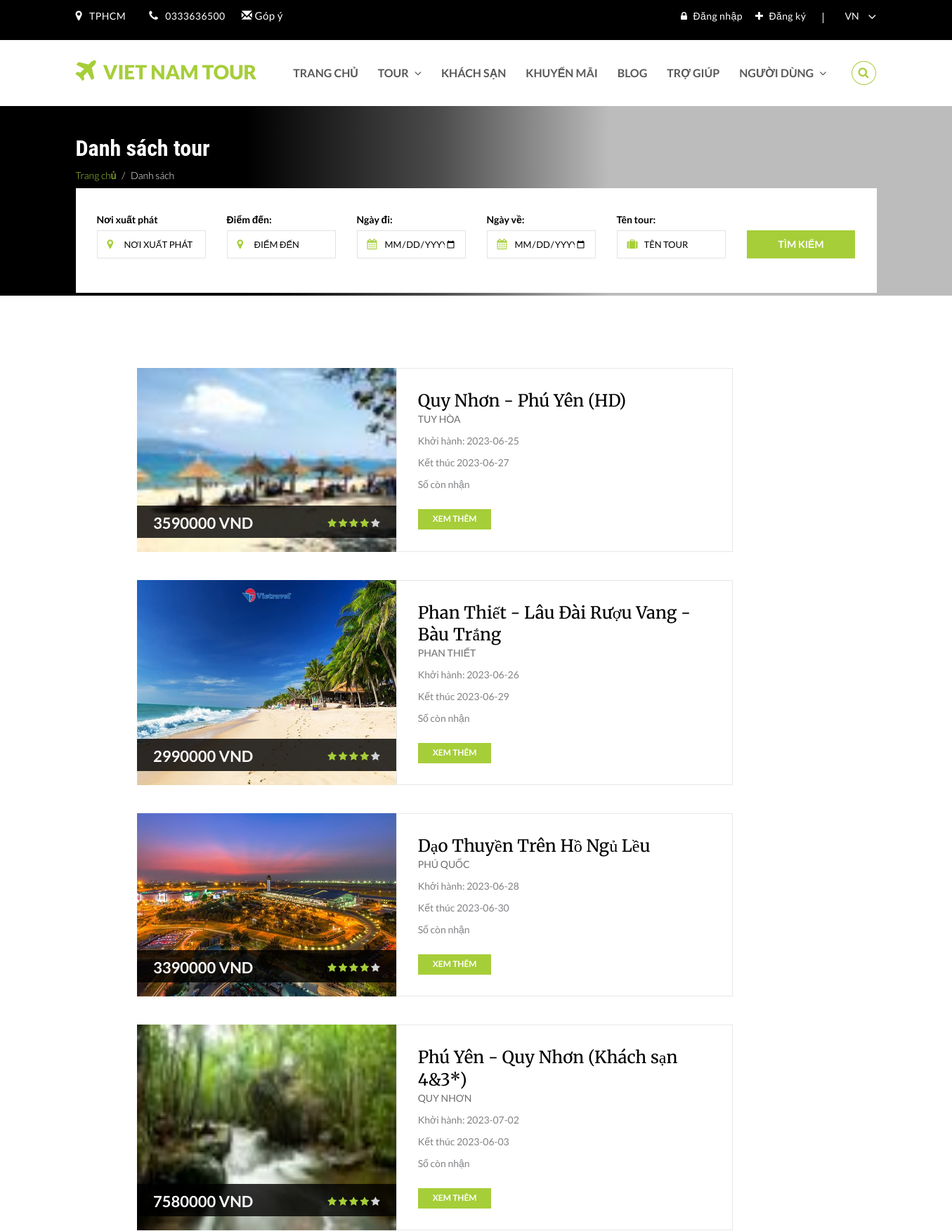
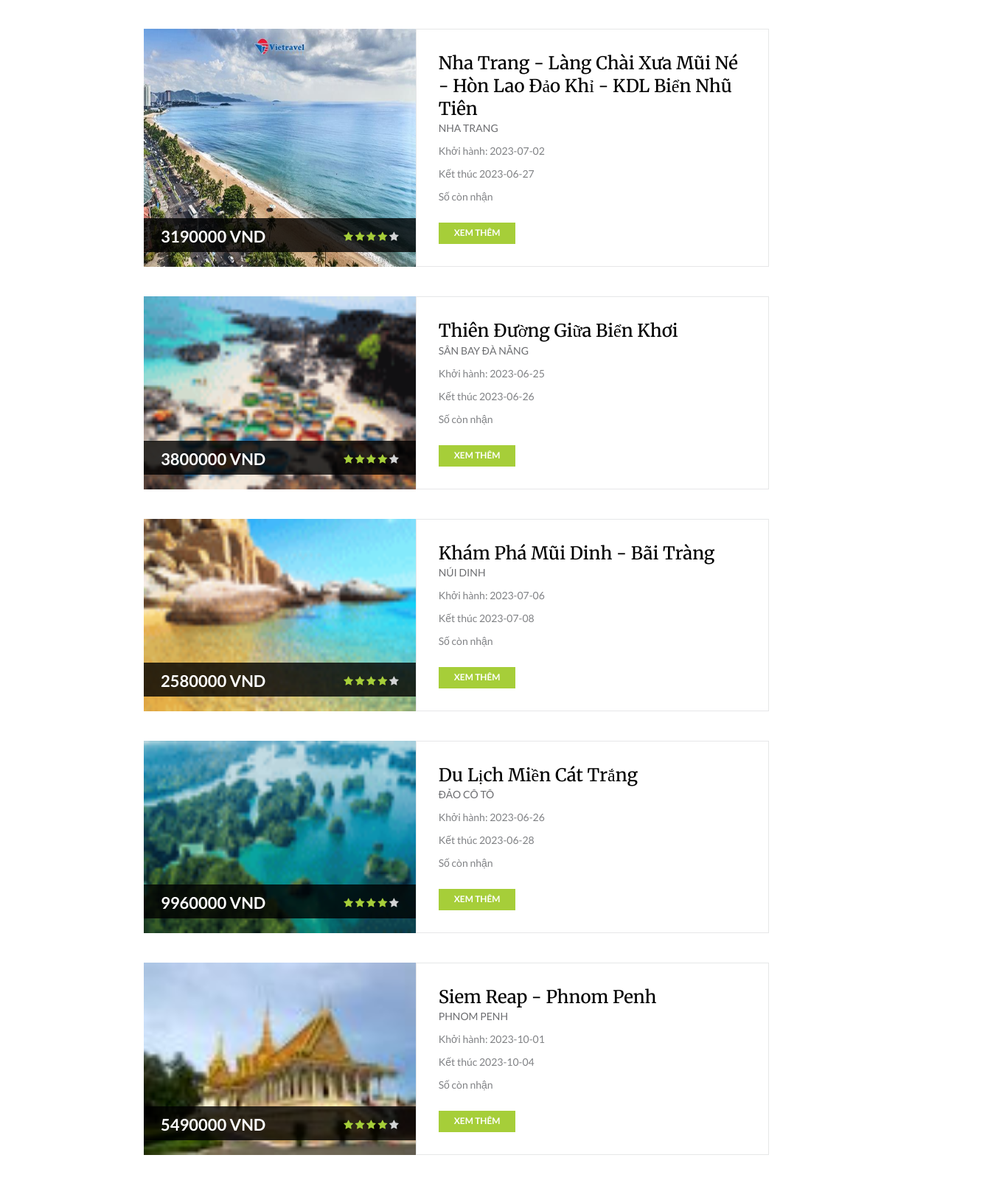
The app's page /tour-list.php (upper part) with its own data (2 pictures, top to bottom).
### tables this page shows
CREATE TABLE `goidulich` (
  `id_goi` int(11) NOT NULL,
  `khuyenmai` int(3) DEFAULT NULL,
  `nuocngoai` int(3) NOT NULL,
  `quocgia` varchar(100) NOT NULL,
  `ten_tinh` varchar(100) NOT NULL,
  `tengoi` varchar(100) NOT NULL,
  `vitri` varchar(100) NOT NULL,
  `giagoi` int(11) NOT NULL,
  `giatreem` int(11) NOT NULL,
  `giatrenho` int(11) NOT NULL,
  `giaphongdon` int(11) NOT NULL,
  `chitietgoi` mediumtext NOT NULL,
  `chuongtrinh` mediumtext NOT NULL,
  `luuy` mediumtext NOT NULL,
  `hinhanh` varchar(100) NOT NULL,
  `songay` int(3) NOT NULL,
  `giodi` varchar(100) NOT NULL,
  `ngayxuatphat` varchar(100) NOT NULL,
  `noixuatphat` varchar(100) NOT NULL,
  `ngayve` varchar(100) NOT NULL,
  `phuongtien` varchar(100) NOT NULL,
  `ngaydang` timestamp NOT NULL DEFAULT current_timestamp() ON UPDATE current_timestamp(),
  `ngaycapnhat` timestamp NOT NULL DEFAULT '0000-00-00 00:00:00' ON UPDATE current_timestamp()
);

### tour-list.php (the view, shortened to what this page needs)
<?php
include('includes/config.php');
?>
<html lang="en">
<head>
  <link rel="stylesheet" href="css/bootstrap.min.css">
  <link rel="stylesheet" href="css/font-awesome.min.css">
  <link rel="stylesheet" href="css/style.css">
  <link rel="stylesheet" id="cpswitch" href="css/green.css">
  <link rel="stylesheet" href="css/responsive.css">
  <link rel="stylesheet" href="css/jquery-ui.min.css">
</head>
<body>
<?php include('includes/header.php') ?>
<section class="page-cover" id="cover-tour-grid-list" style="height: 270px;">
  <div class="container" style="    margin-top: -30px;" >
    <div class="row">
      <div class="col-sm-12" >
        <h1 class="page-title">Danh sách tour</h1>
        <ul class="breadcrumb">
          <li><a href="#">Trang chủ</a></li>
          <li class="active">Danh sách</li>
        </ul>
      </div>
    </div>
  </div>
  <div class="search-tabs" id="search-tabs-1">
    <div class="container">
      <div class="row">
        <div class="col-sm-12" style="bottom: -71px;">
          <div class="tab-content">
            <div id="tour" class="tab-pane in active">
              <form action="search.php" method="get" name="timkiem">
                <div class="row">
                  <div class="col-xs-12 col-sm-12 col-md-5 col-lg-4">
                    <div class="row">
                      <div class="col-xs-12 col-sm-6 col-md-6">
                        <label style="color: #000;">Nơi xuất phát</label>
                        <div class="form-group left-icon">
                          <input type="text" class="form-control" placeholder="Nơi xuất phát" name="search" id="search">
                        </div>
                      </div>
                      <div class="col-xs-12 col-sm-6 col-md-6">
                         <label style="color: #000;">Điểm đến:</label>
                        <div class="form-group left-icon">
                          <input type="text" class="form-control" placeholder="Điểm đến" name="search1" >
                        </div>
                      </div>
                    </div>
                  </div>
                  <div class="col-xs-12 col-sm-12 col-md-5 col-lg-4">
                    <div class="row">
                      <div class="col-xs-6 col-sm-6 col-md-6">
                         <label style="color: #000;">Ngày đi:</label>
                        <div class="form-group left-icon">
                          <input type="date" class="form-control dpd1" placeholder="Ngày đi" name="search2">
                        </div>
                      </div>
                      <div class="col-xs-6 col-sm-6 col-md-6">
                         <label style="color: #000;">Ngày về:</label>
                        <div class="form-group left-icon">
                          <input type="date" class="form-control dpd2" placeholder="Ngày về" name="search3">
                        </div>
                      </div>
                    </div>
                  </div>
                 <div class="col-xs-12 col-sm-12 col-md-2 col-lg-2">
                  <label style="color: #000;">Tên tour:</label>
                  <div class="form-group left-icon">
                    <input type="text" class="form-control dpd1" placeholder="Tên tour" name="search4">
                  </div>
                </div>
                  <div class="col-xs-12 col-sm-12 col-md-12 col-lg-2 search-btn">
                    <button name="submit" class="btn btn-orange" style="margin-top: 25px;">Tìm kiếm</button>
                  </div>
                </div>
              </form>
            </div>
          </div>
        </div>
      </div>
    </div>
  </div>
</section>
<section class="innerpage-wrapper">
 <div id="tour-listing" class="innerpage-section-padding" style="margin-left: 175px;">
  <div class="container">
    <div class="row">
     <div class="col-xs-12 col-sm-12 col-md-9 col-lg-9 content-side">
      <?php $sql = "SELECT * from goidulich";
      $query = $dbh->prepare($sql);
      $query->execute();
      $results=$query->fetchAll(PDO::FETCH_OBJ);
      if($query->rowCount() >0)
      {
        foreach($results as $result)
          {   ?>
            <div class="list-block main-block t-list-block">
             <div class="list-content">
              <div class="main-img list-img t-list-img">
                <a href="tour-detail.php?pkgid=<?php echo htmlentities($result->id_goi);?>">
                  <img src="images/tour/<?php echo htmlentities($result->hinhanh);?>" class="img-responsive" alt="tour-img" />
                </a>
                <div class="main-mask">
                  <ul class="list-unstyled list-inline offer-price-1">
                    <li class="price"><?php echo htmlentities($result->giagoi);?> VND<span class="pkg"></span></li>
                    <li class="rating">
                     <span><i class="fa fa-star orange"></i></span>
                     <span><i class="fa fa-star orange"></i></span>
                     <span><i class="fa fa-star orange"></i></span>
                     <span><i class="fa fa-star orange"></i></span>
                     <span><i class="fa fa-star lightgrey"></i></span>
                   </li>
                 </ul>
               </div>
             </div>
             <div class="list-info t-list-info">
              <h3 class="block-title"><a href="tour-detail.php?pkgid=<?php echo htmlentities($result->id_goi);?>"><?php echo htmlentities($result->tengoi);?></a></h3>
              <p class="block-minor"><?php echo htmlentities($result->vitri);?></p>
              <p>Khởi hành: <?php echo htmlentities($result->ngayxuatphat);?></p>
              <p>Kết thúc <?php echo htmlentities($result->ngayve);?></p>
              <p>Số còn nhận <?php echo htmlentities($result->sonhan);?></p>
              <a href="tour-detail.php?pkgid=<?php echo htmlentities($result->id_goi);?>" class="btn btn-orange btn-lg">Xem thêm</a>
            </div>
          </div>
        </div>
      <?php }} ?>
    </div>
  </div>
</div>
</div>
</section>
</body>
</html>

### css/style.css (style rules this page uses)
html,body { height:100%; position:relative; }
p,ul { line-height:1.5em; font-size:14px; }
ul { margin-bottom:0px; }
h1,h2,h3,h4,h5,h6,.main-title a, .flight-info h3 .flight-destination,.blog-post-title a, .block-title a { font-family: 'Merriweather', serif; margin-top:0; line-height:1.3em; }
.btn { font-size:14px; text-transform:uppercase; font-weight:bold; }
.innerpage-section-padding { padding-top:103px; padding-bottom:147px; }
.search-tabs { position:absolute; bottom:75px; left:0px; width:100%; }
.search-tabs .tab-content .tab-pane { padding:35px 30px 20px; }
.search-tabs .tab-content .tab-pane input, .search-tabs .tab-content .tab-pane select { text-transform:uppercase; font-size:13px; }
.search-tabs .tab-content .tab-pane .form-group, .search-tabs .tab-content .tab-pane .form-group { position:relative; }
.search-tabs .tab-content .tab-pane .form-group.left-icon input { padding-left:38px; }
.search-tabs .tab-content .tab-pane .btn { padding:8px 45px; }
.main-block { transition:.4s; }
.main-img { position:relative; overflow:hidden; }
.main-img img { width:100%; transition:.4s; }
.offer-price-1 { font-size:14px; margin:0px; text-transform:uppercase; font-weight:bold; padding:14px 18px 11px; }
.offer-price-1 li.price { font-size:22px; font-weight:bold; }
.offer-price-1 li.rating { float:right; font-size:0.98em; }
.main-img .main-mask { position:absolute; bottom:0px; width:100%; }
.page-cover { padding:70px 0px; position:relative; }
.page-cover::before { content:''; display:block; position:absolute; top:0; left:0; height:100%; width:100%; }
.page-cover h1 { font-size:32px; font-weight:bold; margin-bottom:6px; }
.page-cover .breadcrumb { padding:0px; margin:0px; font-size:14px; font-weight:300; }
.page-cover .breadcrumb li a { text-decoration:none; }
.block-title { font-size:20px; margin-bottom:0px; }
.block-minor { font-size:14px; text-transform:uppercase; margin-bottom:7px; }
.list-block { margin-bottom:40px; }
.list-block .main-mask { bottom:20px; }
.list-block .list-img { width:100%; }
.list-block .list-info { padding:30px; }
.list-block .list-info a { text-decoration:none; }
.list-block .list-info .block-title { font-size:24px; }
.list-block .list-info .block-minor { font-weight:normal; margin-bottom:10px; }
.list-block .list-info .btn { padding:6px 21px 7px; font-size:12px; margin-top:15px; }

### css/green.css (style rules this page uses)
p { color:#808285; }
.btn { border-radius:0px; border:0px; }
.btn-orange, .btn-orange:focus { background:#a6ce39; color:white; }
.search-tabs .tab-content .tab-pane { background:white; }
.search-tabs .tab-content .tab-pane input, .search-tabs .tab-content .tab-pane select { border-radius:0px; color:#000; border-color:#e2e3e4; box-shadow:none; }
.search-tabs .tab-content .tab-pane input::placeholder { color:#000; }
.rating .fa.lightgrey { color:#d1d3d4; }
.rating .fa.orange { color:#a6ce39; }
.offer-price-1 li.price { color:white; }
.main-mask { background:rgba(0,0,0,0.8); }
.page-cover { color:white; }
.page-cover::before { background:linear-gradient( to right, rgba(0, 0, 0,1) 0%,rgba(0, 0, 0,1) 26%, rgba(0, 0, 0,0.6) 46%, rgba(0, 0, 0,0) 64%,rgba(0, 0, 0,0) 100%); }
.page-cover .breadcrumb { background:none; }
.page-cover .breadcrumb li a { color:#a6ce39; }
.page-cover .breadcrumb > li + li::before, .page-cover .breadcrumb li.active { color:white; }
#cover-tour-grid-list { background:url('../images/cover-tour-grid-list.jpg') 50% 84%; background-size:140%; color:white; }
.block-title a { color:#000; }
.list-info { border:1px solid #e6e7e8; }
.list-info .block-minor { color:#6d6e71; }

### css/responsive.css (style rules this page uses)
@media (min-width:577px) { .search-tabs .tab-content .tab-pane input, .search-tabs .tab-content .tab-pane select, .search-tabs .tab-content .tab-pane .btn { height:40px; } }
@media (min-width:992px) { .list-info { -webkit-flex: 1 0 28%; -ms-flex: 1 0 28%; flex: 1 0 28%; } }
@media (min-width:992px) { .list-img { -webkit-flex: 1 0 15%; -ms-flex: 1 0 15%; flex: 1 0 15%; } }
@media (min-width:768px) { .list-content { display: -webkit-box; display: -moz-box; display: -ms-flexbox; display: -moz-flex; display: -webkit-flex; display: flex; flex-wrap: wrap; width: 100%; vertical-align: top; overflow: hidden; } }
@media (min-width:768px) { .list-img { position: relative; overflow: hidden; } }
@media (min-width:768px) { .list-img img { height: 100%; } }

### tour-list.php (style rules this page uses)
a.btn:link, a.btn:visited { color:white; text-decoration:none; }

### includes/signin.php (style rules this page uses)
h1, h2, h3, h4, h5, h6 { margin: 0; font-family: 'Roboto Condensed', sans-serif; }

### records on screen
goidulich: hinhanh (picture), giagoi "3590000", tengoi "Quy Nhơn - Phú Yên (HD)", vitri "TUY HÒA", ngayxuatphat "2023-06-25", ngayve "2023-06-27"
goidulich: hinhanh (picture), giagoi "2990000", tengoi "Phan Thiết - Lâu Đài Rượu Vang - Bàu Trắng", vitri "PHAN THIẾT", ngayxuatphat "2023-06-26", ngayve "2023-06-29"
goidulich: hinhanh (picture), giagoi "3390000", tengoi "Dạo Thuyền Trên Hồ Ngủ Lều", vitri "PHÚ QUỐC", ngayxuatphat "2023-06-28", ngayve "2023-06-30"
goidulich: hinhanh (picture), giagoi "7580000", tengoi "Phú Yên - Quy Nhơn (Khách sạn 4&3*)", vitri "QUY NHƠN", ngayxuatphat "2023-07-02", ngayve "2023-06-03"
goidulich: hinhanh (picture), giagoi "3190000", tengoi "Nha Trang - Làng Chài Xưa Mũi Né - Hòn Lao Đảo Khỉ - KDL Biển Nhũ Tiên", vitri "NHA TRANG", ngayxuatphat "2023-07-02", ngayve "2023-06-27"
goidulich: hinhanh (picture), giagoi "3800000", tengoi "Thiên Đường Giữa Biển Khơi", vitri "SÂN BAY ĐÀ NẴNG", ngayxuatphat "2023-06-25", ngayve "2023-06-26"
goidulich: hinhanh (picture), giagoi "2580000", tengoi "Khám Phá Mũi Dinh - Bãi Tràng", vitri "NÚI DINH", ngayxuatphat "2023-07-06", ngayve "2023-07-08"
goidulich: hinhanh (picture), giagoi "9960000", tengoi "Du Lịch Miền Cát Trắng", vitri "ĐẢO CÔ TÔ", ngayxuatphat "2023-06-26", ngayve "2023-06-28"
goidulich: hinhanh (picture), giagoi "5490000", tengoi "Siem Reap - Phnom Penh", vitri "PHNOM PENH", ngayxuatphat "2023-10-01", ngayve "2023-10-04"
